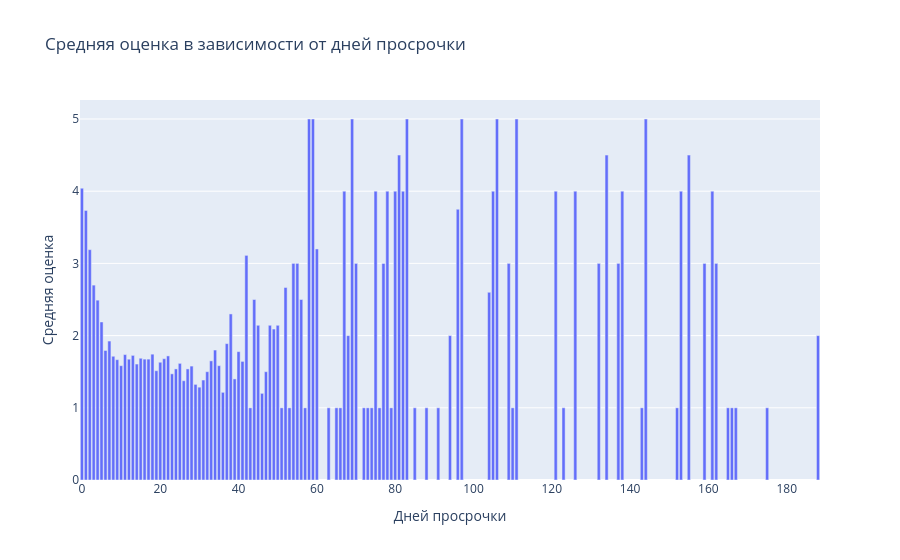

Notebook code for this chart:
### Code cell
# Группируем просроченные заказы по количеству дней просрочки (late_days)
late_impact = orders_agg[orders_agg['is_late'] == True].groupby('late_days')['review_score'].mean().reset_index()

import plotly.express as px
fig = px.bar(late_impact, x='late_days', y='review_score', 
             title='Средняя оценка в зависимости от дней просрочки',
             labels={'late_days': 'Дней просрочки', 'review_score': 'Средняя оценка'})
fig.show()

### Figure 1 — Plotly figure (JSON) as saved in the notebook; plotly's stock layout.template omitted (floating-point values rounded to 4 significant figures)
{"data": [{"alignmentgroup": "True", "hovertemplate": "Дней просрочки=%{x}<br>Средняя оценка=%{y}<extra></extra>", "legendgroup": "", "marker": {"color": "#636efa", "pattern": {"shape": ""}}, "name": "", "offsetgroup": "", "orientation": "v", "showlegend": false, "textposition": "auto", "type": "bar", "x": [0, 1, 2, 3, 4, 5, 6, 7, 8, 9, 10, 11, 12, 13, 14, 15, 16, 17, 18, 19, 20, 21, 22, 23, 24, 25, 26, 27, 28, 29, 30, 31, 32, 33, 34, 35, 36, 37, 38, 39, 40, 41, 42, 43, 44, 45, 46, 47, 48, 49, 50, 51, 52, 53, 54, 55, 56, 57, 58, 59, 60, 63, 65, 66, 67, 68, 69, 70, 72, 73, 74, 75, 76, 77, 78, 79, 80, 81, 82, 83, 85, 88, 91, 94, 96, 97, 104, 105, 106, 109, 110, 111, 121, 123, 126, 132, 134, 137, 138, 143, 144, 152, 153, 155, 159, 161, 162, 165, 166, 167, 175, 188], "xaxis": "x", "y": [4.042, 3.734, 3.19, 2.699, 2.491, 2.189, 1.794, 1.925, 1.714, 1.667, 1.583, 1.737, 1.673, 1.726, 1.606, 1.686, 1.674, 1.674, 1.743, 1.514, 1.631, 1.68, 1.719, 1.471, 1.538, 1.615, 1.375, 1.538, 1.578, 1.324, 1.286, 1.385, 1.5, 1.65, 1.8, 1.583, 1.214, 1.889, 2.3, 1.4, 1.778, 1.643, 3.111, 1, 2.5, 2.143, 1.2, 1.5, 2.143, 2.091, 2.143, 1, 2.667, 1, 3, 3, 2.5, 1, 5, 5, 3.2, 1, 1, 1, 4, 2, 5, 3, 1, 1, 1, 4, 1, 3, 4, 1, 4, 4.5, 4, 5, 1, 1, 1, 2, 3.75, 5, 2.6, 4, 5, 3, 1, 5, 4, 1, 4, 3, 4.5, 3, 4, 1, 5, 1, 4, 4.5, 3, 4, 3, 1, 1, 1, 1, 2], "yaxis": "y"}], "layout": {"barmode": "relative", "legend": {"tracegroupgap": 0}, "title": {"text": "Средняя оценка в зависимости от дней просрочки"}, "xaxis": {"anchor": "y", "domain": [0, 1], "title": {"text": "Дней просрочки"}}, "yaxis": {"anchor": "x", "domain": [0, 1], "title": {"text": "Средняя оценка"}}}}
